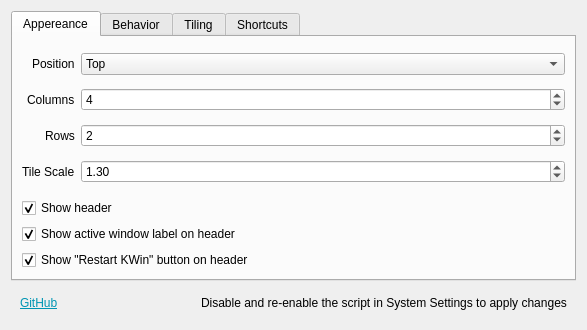
<?xml version="1.0" encoding="UTF-8"?>
<ui version="4.0">
 <class>KWin::ExquisiteConfigForm</class>
 <widget class="QWidget" name="KWin::ExquisiteConfigForm">
  <property name="geometry">
   <rect>
    <x>0</x>
    <y>0</y>
    <width>587</width>
    <height>330</height>
   </rect>
  </property>
  <property name="sizePolicy">
   <sizepolicy hsizetype="Preferred" vsizetype="Fixed">
    <horstretch>0</horstretch>
    <verstretch>0</verstretch>
   </sizepolicy>
  </property>
  <layout class="QVBoxLayout" name="verticalLayout">
   <item>
    <widget class="QTabWidget" name="tabWidget">
     <property name="tabShape">
      <enum>QTabWidget::Rounded</enum>
     </property>
     <property name="currentIndex">
      <number>0</number>
     </property>
     <property name="documentMode">
      <bool>false</bool>
     </property>
     <property name="tabsClosable">
      <bool>false</bool>
     </property>
     <property name="tabBarAutoHide">
      <bool>false</bool>
     </property>
     <widget class="QWidget" name="tab">
      <attribute name="icon">
       <iconset theme="preferences-desktop-color">
        <normaloff>.</normaloff>.</iconset>
      </attribute>
      <attribute name="title">
       <string>Appereance</string>
      </attribute>
      <layout class="QVBoxLayout" name="verticalLayout_2">
       <item>
        <layout class="QFormLayout" name="formLayout">
         <property name="fieldGrowthPolicy">
          <enum>QFormLayout::ExpandingFieldsGrow</enum>
         </property>
         <property name="rowWrapPolicy">
          <enum>QFormLayout::DontWrapRows</enum>
         </property>
         <property name="labelAlignment">
          <set>Qt::AlignRight|Qt::AlignTrailing|Qt::AlignVCenter</set>
         </property>
         <item row="1" column="1">
          <widget class="QSpinBox" name="kcfg_columns">
           <property name="sizePolicy">
            <sizepolicy hsizetype="Expanding" vsizetype="Fixed">
             <horstretch>0</horstretch>
             <verstretch>0</verstretch>
            </sizepolicy>
           </property>
           <property name="minimum">
            <number>1</number>
           </property>
           <property name="maximum">
            <number>12</number>
           </property>
           <property name="value">
            <number>4</number>
           </property>
          </widget>
         </item>
         <item row="2" column="1">
          <widget class="QSpinBox" name="kcfg_rows">
           <property name="sizePolicy">
            <sizepolicy hsizetype="Expanding" vsizetype="Fixed">
             <horstretch>0</horstretch>
             <verstretch>0</verstretch>
            </sizepolicy>
           </property>
           <property name="autoFillBackground">
            <bool>false</bool>
           </property>
           <property name="value">
            <number>2</number>
           </property>
          </widget>
         </item>
         <item row="2" column="0">
          <widget class="QLabel" name="label_4">
           <property name="text">
            <string>Rows</string>
           </property>
          </widget>
         </item>
         <item row="0" column="1">
          <widget class="QComboBox" name="kcfg_position">
           <property name="sizePolicy">
            <sizepolicy hsizetype="Expanding" vsizetype="Fixed">
             <horstretch>0</horstretch>
             <verstretch>0</verstretch>
            </sizepolicy>
           </property>
           <property name="currentText">
            <string>Top</string>
           </property>
           <property name="currentIndex">
            <number>0</number>
           </property>
           <item>
            <property name="text">
             <string>Top</string>
            </property>
           </item>
           <item>
            <property name="text">
             <string>Center</string>
            </property>
           </item>
           <item>
            <property name="text">
             <string>Bottom</string>
            </property>
           </item>
           <item>
            <property name="text">
             <string>Under mouse cursor</string>
            </property>
           </item>
          </widget>
         </item>
         <item row="0" column="0">
          <widget class="QLabel" name="label_2">
           <property name="text">
            <string>Position</string>
           </property>
          </widget>
         </item>
         <item row="3" column="1">
          <widget class="QDoubleSpinBox" name="kcfg_tileScale">
           <property name="sizePolicy">
            <sizepolicy hsizetype="Expanding" vsizetype="Fixed">
             <horstretch>0</horstretch>
             <verstretch>0</verstretch>
            </sizepolicy>
           </property>
           <property name="minimum">
            <double>1.000000000000000</double>
           </property>
           <property name="maximum">
            <double>3.000000000000000</double>
           </property>
           <property name="singleStep">
            <double>0.100000000000000</double>
           </property>
           <property name="value">
            <double>1.300000000000000</double>
           </property>
          </widget>
         </item>
         <item row="3" column="0">
          <widget class="QLabel" name="label_5">
           <property name="text">
            <string>Tile Scale</string>
           </property>
          </widget>
         </item>
         <item row="1" column="0">
          <widget class="QLabel" name="label">
           <property name="sizePolicy">
            <sizepolicy hsizetype="Expanding" vsizetype="Expanding">
             <horstretch>0</horstretch>
             <verstretch>0</verstretch>
            </sizepolicy>
           </property>
           <property name="text">
            <string>Columns</string>
           </property>
          </widget>
         </item>
        </layout>
       </item>
       <item>
        <widget class="QCheckBox" name="kcfg_showHeader">
         <property name="sizePolicy">
          <sizepolicy hsizetype="Minimum" vsizetype="Fixed">
           <horstretch>0</horstretch>
           <verstretch>0</verstretch>
          </sizepolicy>
         </property>
         <property name="text">
          <string>Show header</string>
         </property>
         <property name="checked">
          <bool>true</bool>
         </property>
        </widget>
       </item>
       <item>
        <widget class="QCheckBox" name="kcfg_showActiveWindowLabel">
         <property name="text">
          <string>Show active window label on header</string>
         </property>
         <property name="checked">
          <bool>true</bool>
         </property>
        </widget>
       </item>
       <item>
        <widget class="QCheckBox" name="kcfg_showRestartButton">
         <property name="sizePolicy">
          <sizepolicy hsizetype="Minimum" vsizetype="Fixed">
           <horstretch>0</horstretch>
           <verstretch>0</verstretch>
          </sizepolicy>
         </property>
         <property name="text">
          <string>Show &quot;Restart KWin&quot; button on header</string>
         </property>
         <property name="checkable">
          <bool>true</bool>
         </property>
         <property name="checked">
          <bool>true</bool>
         </property>
        </widget>
       </item>
      </layout>
     </widget>
     <widget class="QWidget" name="tab_2">
      <attribute name="icon">
       <iconset theme="preferences">
        <normaloff>.</normaloff>.</iconset>
      </attribute>
      <attribute name="title">
       <string>Behavior</string>
      </attribute>
      <layout class="QVBoxLayout" name="verticalLayout_3">
       <property name="spacing">
        <number>6</number>
       </property>
       <property name="sizeConstraint">
        <enum>QLayout::SetDefaultConstraint</enum>
       </property>
       <item>
        <widget class="QCheckBox" name="kcfg_hideOnLayoutTiled">
         <property name="sizePolicy">
          <sizepolicy hsizetype="Minimum" vsizetype="Maximum">
           <horstretch>0</horstretch>
           <verstretch>0</verstretch>
          </sizepolicy>
         </property>
         <property name="mouseTracking">
          <bool>true</bool>
         </property>
         <property name="tabletTracking">
          <bool>false</bool>
         </property>
         <property name="text">
          <string>Hide after tiling a layout (all windows in a layout has been clicked)</string>
         </property>
        </widget>
       </item>
       <item>
        <widget class="QCheckBox" name="kcfg_hideOnFirstTile">
         <property name="sizePolicy">
          <sizepolicy hsizetype="Minimum" vsizetype="Maximum">
           <horstretch>0</horstretch>
           <verstretch>0</verstretch>
          </sizepolicy>
         </property>
         <property name="text">
          <string>Hide after tiling a window</string>
         </property>
         <property name="checked">
          <bool>false</bool>
         </property>
        </widget>
       </item>
       <item>
        <widget class="QCheckBox" name="kcfg_hideOnDesktopClick">
         <property name="sizePolicy">
          <sizepolicy hsizetype="Minimum" vsizetype="Maximum">
           <horstretch>0</horstretch>
           <verstretch>0</verstretch>
          </sizepolicy>
         </property>
         <property name="text">
          <string>Hide when clicking on desktop</string>
         </property>
         <property name="checked">
          <bool>true</bool>
         </property>
        </widget>
       </item>
       <item>
        <widget class="QWidget" name="widget" native="true"/>
       </item>
      </layout>
     </widget>
     <widget class="QWidget" name="tab_3">
      <attribute name="icon">
       <iconset theme="preferences-desktop-virtual">
        <normaloff>.</normaloff>.</iconset>
      </attribute>
      <attribute name="title">
       <string>Tiling</string>
      </attribute>
      <layout class="QVBoxLayout" name="verticalLayout_6">
       <item>
        <widget class="QCheckBox" name="kcfg_rememberWindowGeometries">
         <property name="sizePolicy">
          <sizepolicy hsizetype="Minimum" vsizetype="Fixed">
           <horstretch>0</horstretch>
           <verstretch>0</verstretch>
          </sizepolicy>
         </property>
         <property name="text">
          <string>Remember and restore old geometries of tiled windows</string>
         </property>
         <property name="checked">
          <bool>true</bool>
         </property>
        </widget>
       </item>
       <item>
        <widget class="QCheckBox" name="kcfg_tileAvailableWindowsOnBackgroundClick">
         <property name="sizePolicy">
          <sizepolicy hsizetype="Minimum" vsizetype="Fixed">
           <horstretch>0</horstretch>
           <verstretch>0</verstretch>
          </sizepolicy>
         </property>
         <property name="text">
          <string>Automatically tile available windows when the background button of a layout is clicked</string>
         </property>
         <property name="checked">
          <bool>true</bool>
         </property>
        </widget>
       </item>
       <item>
        <widget class="QCheckBox" name="kcfg_hideTiledWindowTitlebar">
         <property name="text">
          <string>Hide titlebars of tiled windows</string>
         </property>
        </widget>
       </item>
       <item>
        <widget class="QWidget" name="widget_2" native="true"/>
       </item>
      </layout>
     </widget>
     <widget class="QWidget" name="tab_4">
      <attribute name="icon">
       <iconset theme="configure-shortcuts">
        <normaloff>.</normaloff>.</iconset>
      </attribute>
      <attribute name="title">
       <string>Shortcuts</string>
      </attribute>
      <layout class="QHBoxLayout" name="horizontalLayout_2">
       <property name="leftMargin">
        <number>50</number>
       </property>
       <property name="rightMargin">
        <number>50</number>
       </property>
       <item>
        <widget class="QLabel" name="label_7">
         <property name="text">
          <string>&lt;html&gt;&lt;head/&gt;&lt;body&gt;&lt;p&gt;To configure the shortcuts of this script: &lt;/p&gt;&lt;p&gt;Go to &amp;quot;System Settings -&amp;gt; Shortcuts -&amp;gt; KWin&amp;quot; and search for &amp;quot;Exquisite&amp;quot;&lt;/p&gt;&lt;/body&gt;&lt;/html&gt;</string>
         </property>
         <property name="alignment">
          <set>Qt::AlignCenter</set>
         </property>
         <property name="wordWrap">
          <bool>true</bool>
         </property>
        </widget>
       </item>
      </layout>
     </widget>
    </widget>
   </item>
   <item>
    <widget class="QWidget" name="widget_3" native="true">
     <layout class="QHBoxLayout" name="horizontalLayout">
      <item>
       <widget class="QLabel" name="label_6">
        <property name="text">
         <string>&lt;html&gt;&lt;head/&gt;&lt;body&gt;&lt;p&gt;&lt;a href=&quot;https://github.com/qewer33/Exquisite&quot;&gt;&lt;span style=&quot; text-decoration: underline; color:#0095b3;&quot;&gt;GitHub&lt;/span&gt;&lt;/a&gt;&lt;/p&gt;&lt;/body&gt;&lt;/html&gt;</string>
        </property>
        <property name="textFormat">
         <enum>Qt::RichText</enum>
        </property>
        <property name="textInteractionFlags">
         <set>Qt::LinksAccessibleByKeyboard|Qt::LinksAccessibleByMouse</set>
        </property>
       </widget>
      </item>
      <item>
       <widget class="QLabel" name="label_3">
        <property name="text">
         <string>Disable and re-enable the script in System Settings to apply changes</string>
        </property>
       </widget>
      </item>
     </layout>
    </widget>
   </item>
  </layout>
 </widget>
 <resources/>
 <connections/>
</ui>
